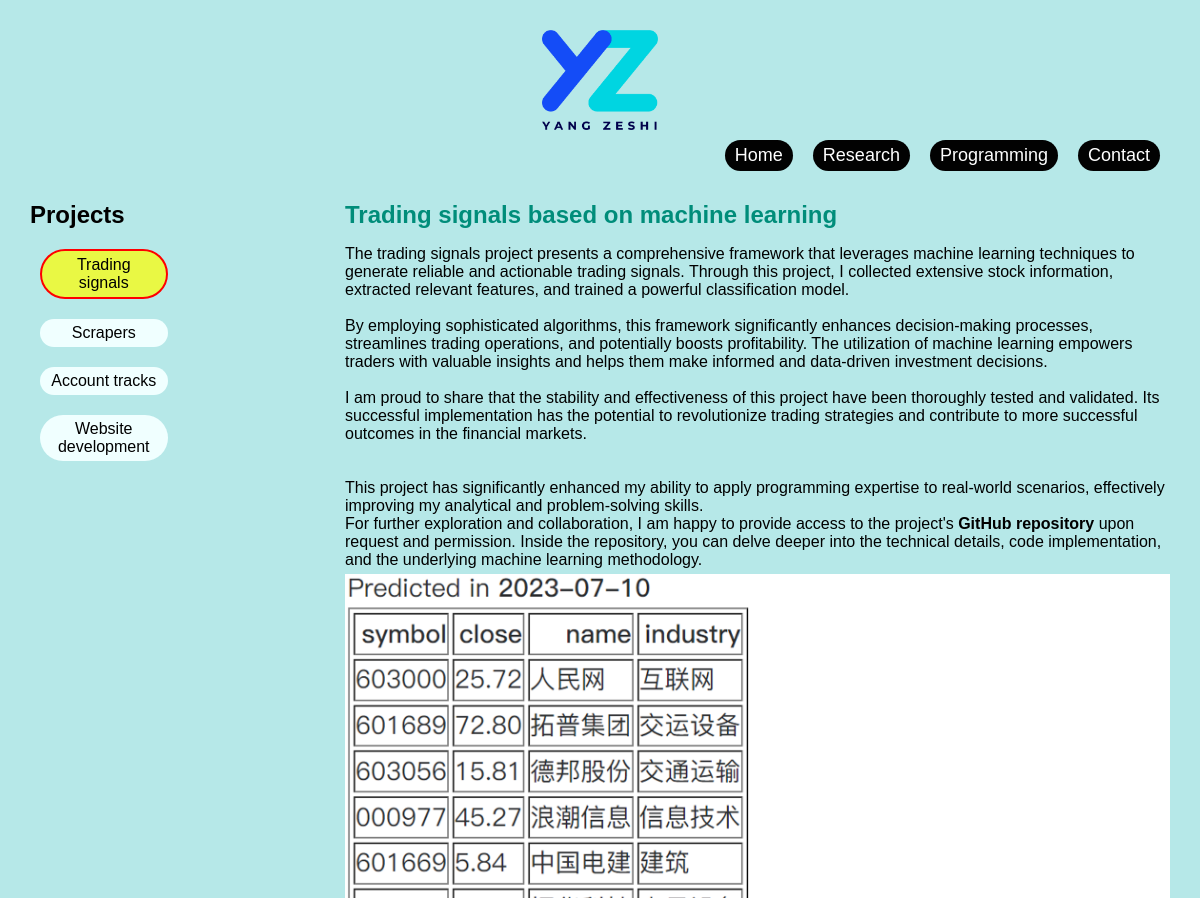
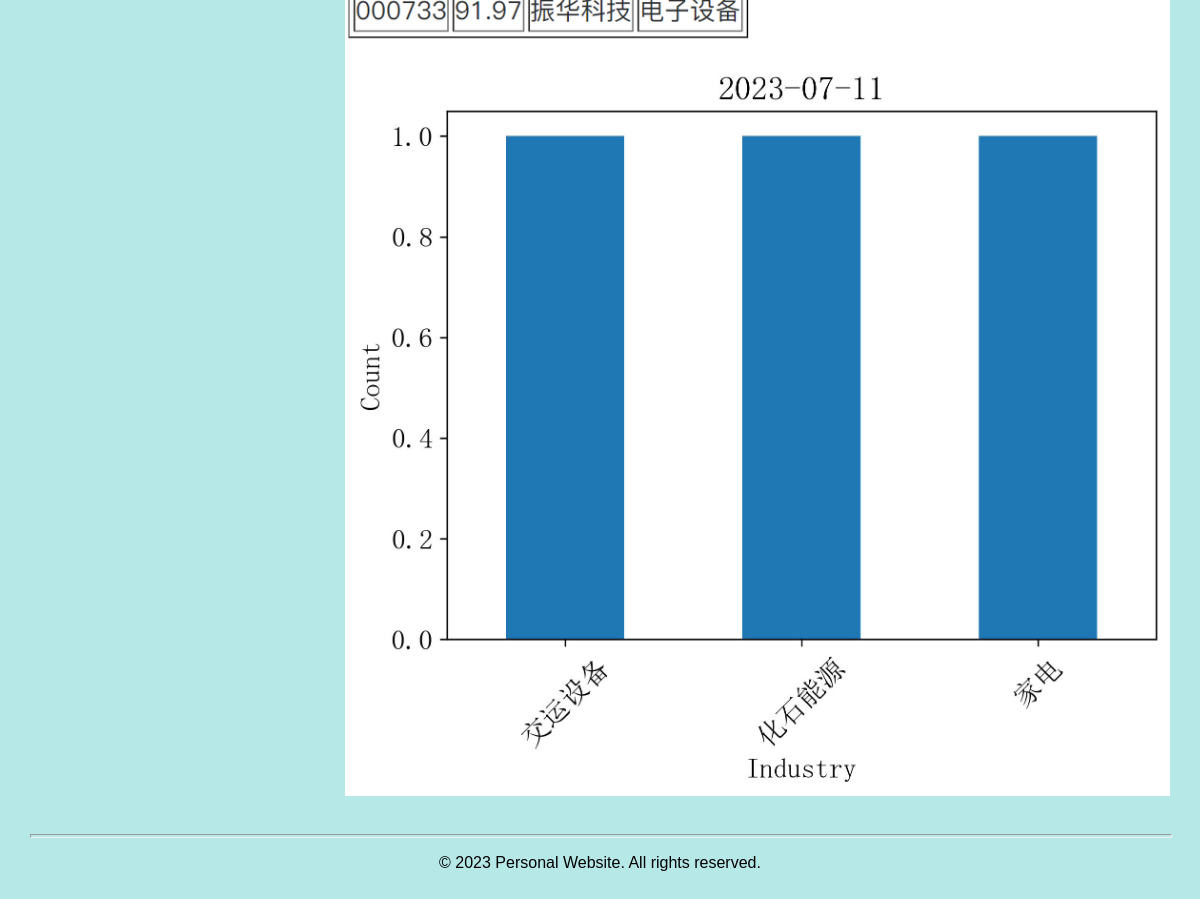
/programming/1, run on the app's committed database (2 pictures, top to bottom).
### tables this page shows
CREATE TABLE programming_projects (
    id INTEGER PRIMARY KEY AUTOINCREMENT,
    title TEXT NOT NULL,
    content TEXT NOT NULL,
    full_title TEXT NOT NULL
);

### app.py (the view)
@app.route('/programming/<int:intro_id>')
def show_intro_2(intro_id):
    db = get_db()
    cursor = db.execute('SELECT * FROM programming_projects')
    intros = cursor.fetchall()
    image_src = [url_for('static', filename=f'images/programming/{intro_id}.png')]
    file_path = image_src[0].lstrip('/')
    if os.path.exists(file_path)==False:
        image_src=['']
    session['intro_id'] = intro_id
    return render_template('/programming projects/programming_projects.html',intro=intros[intro_id-1],image_srcs=image_src)

### app.py (called while the page is built)
def get_db():
    db=getattr(g,'_database', None)
    if db is None:
        db=g._datase=sqlite3.connect(app.config['DATABASE'])
        db.row_factory=sqlite3.Row
    return db

@app.teardown_appcontext
def close_connection(exception):
    db = getattr(g, '_database', None)
    if db is not None:
        db.close()

@app.context_processor
def inject_intros():
    db = get_db()
    research_cursor = db.execute('SELECT * FROM research_projects')
    research_intros = research_cursor.fetchall()
    programming_cursor = db.execute('SELECT * FROM programming_projects')
    programming_intros = programming_cursor.fetchall()
    intro_id = session.get('intro_id')
    return dict(research_intros=research_intros, programming_intros=programming_intros, intro_id=intro_id)

### templates/programming projects/programming_projects.html (shortened to what this page needs)
<!DOCTYPE html>
{% extends 'base.html' %}
{% block content %}
<html>
<head>
    <link rel="stylesheet" type="text/css" href="{{ url_for('static', filename='styles/main.css') }}">
</head>
<body>
  <div class="grid-container">
    <div class="grid1">
      {% include 'programming projects/project_tree.html'%}
    </div>
    <div class="grid2">
      <div class="wrapper">
        <div class="section">
          <h2>{{ intro['full_title'] }}</h2>
          <p style="white-space: pre-line;">{{ intro['content'] | safe }}</p>
          {% for image_src in image_srcs %}
          <img class="fit-picture" src="{{ image_src }}" style="display: block;margin: 0 auto;width: auto;">
          {% endfor %}
        </div>
      </div>
    </div>
  </div>
        <hr>
  </body>
</html>
{% endblock %}

### templates/programming projects/project_tree.html
<link rel="stylesheet" type="text/css" href="{{ url_for('static', filename='styles/main.css') }}">
<h2>Projects</h2>
<div class="project-list" style="grid-template-columns: 1fr; width: 50%;">
  {% for project in programming_intros %}
  <a href="{{ url_for('show_intro_2', intro_id=project['id']) }}" class="widget {% if project['id'] == intro_id %}highlight{% endif %}">{{ project['title'] }}</a>
  {% endfor %}
</div>

### static/styles/base.css (style rules this page uses)
.widget { margin-left: 10px; padding: 5px 10px; background-color: rgb(2, 2, 2); border-radius: 50px; text-decoration: none; color: rgb(255, 255, 255); }

### static/styles/main.css (style rules this page uses)
body { background-color: rgba(67, 197, 197, 0.39); font-family: Arial, sans-serif; margin: 10px; padding: 20px; }
.section { margin-bottom: 30px; text-align: left; }
.section h2 { color: #008d7a; margin-bottom: 10px; text-align: left; }
.section p { margin-bottom: 5px; }
hr { color: blue; height: 2px; width: 100%; margin-left: auto; margin-right: auto; }
.fit-picture { max-width: 100%; max-height: 100%; width: 40%; height: auto; }
.project-list { display: grid; grid-template-columns: 1fr 1fr 1fr; text-align: center; grid-gap: 20px 0px; }
.grid-container { display: grid; grid-template-columns: 1fr 3fr; grid-gap: 0px 40px; }
div.project-list { align-items: center; }
div.project-list a.widget { background-color: azure; text-align: center; color: #000000; }
div.project-list a.widget.highlight { background-color: rgba(255, 255, 0, 0.705); border: 2px solid red; }

### data on the page
programming_projects: title "Trading signals", full_title "Trading signals based on machine learning", content "The trading signals project presents a comprehensive framework that leverages machine learning techniques to generate reliable and actionable trading signals. Through this project, I collected extensive stock information, extracted relevant features, and trained a powerful classification model. By employing sophisticated algorithms, this framework significantly enhances decision-making processes, streamlines trading operations, and potentially boosts profitability. The utilization of machine learning empowers traders with valuable insights and helps them make informed and data-driven investment decisions. I am proud to share that the stability and effectiveness of this project have been…"
programming_projects: title "Scrapers"
programming_projects: title "Account tracks"
programming_projects: title "Website development"
